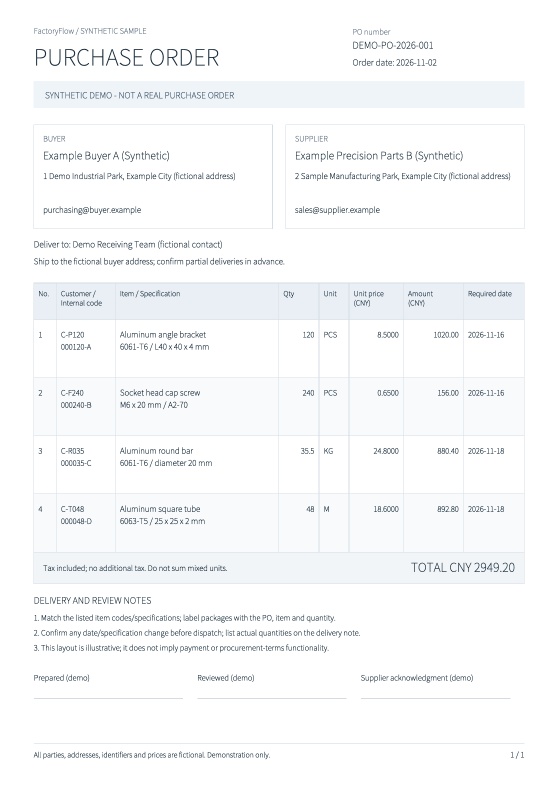
#> input picture samples/purchase-orders/purchase-order-en.png, 1117 x 1579 px (shown at 1/2 size)
$ python -i table_grid.py   (imports and definitions only)
#> lines starting #> are read from the running program, lines starting #| are printed output that depends on the picture
#> further down, picture is the input picture: PIL image 1117x1579 RGB; mean R, G, B 247.8, 248.9, 249.8
"""Conservative axis-aligned raster table geometry; no OCR rewriting."""

from PIL import Image

_MAX_SIDE = 1024
_MAX_SEGMENTS = 2048


def _segments(pixels, width, height, vertical):
    outer, inner = (width, height) if vertical else (height, width)
    minimum = max(32, inner // 40 if vertical else inner // 10)
    segments = []
    for position in range(outer):
        start = None
        for offset in range(inner + 1):
            dark = (
                offset < inner
                and pixels[offset * width + position if vertical else position * width + offset]
                < 245
            )
            if dark and start is None:
                start = offset
            elif not dark and start is not None:
                if offset - start >= minimum:
                    segments.append((position, start, offset - 1))
                    if len(segments) > _MAX_SEGMENTS:
                        return None
                start = None
    # Adjacent scan lines of the same stroke are one edge, not narrow cells.
    groups = []
    for position, start, end in segments:
        group = next(
            (
                g
                for g in reversed(groups)
                if 0 <= position - g[-1][0] <= 2
                and abs(start - g[0][1]) <= 2
                and abs(end - g[0][2]) <= 2
            ),
            None,
        )
        if group is None:
            groups.append([(position, start, end)])
        else:
            group.append((position, start, end))
    return [
        (sum(s[0] for s in group) / len(group), min(s[1] for s in group), max(s[2] for s in group))
        for group in groups
    ]


def detect_table_grids(image):
    """Return x_edges/y_edges in original pixel coordinates, or [] if uncertain.

    Repeated column boundaries establish rows with physical horizontal borders.
    Missing interior lines are marked incomplete for domain-level row checks,
    including bounded trailing bands that could be merchandise or summary.
    A missing header top border
    is accepted only from aligned observed interior-line starts. Original-image
    conversion is capped at 20M pixels; scanning visits at most 2 * 1024**2 pixels.
    """
    width, height = image.size
#> width = 1117; height = 1579
    if width < 64 or height < 64 or width * height > 20_000_000:
        return []
    scale = min(1, _MAX_SIDE / max(width, height))
#> scale = 0.649
    size = (max(1, round(width * scale)), max(1, round(height * scale)))
#> size = (724, 1024)
    # Classify before resizing: keep thin dark/gray rules but exclude pale cell fill.
    gray = (
        image.convert("L")
        .point(lambda value: 0 if value < 200 else 255)
        .resize(size, Image.Resampling.BILINEAR)
    )
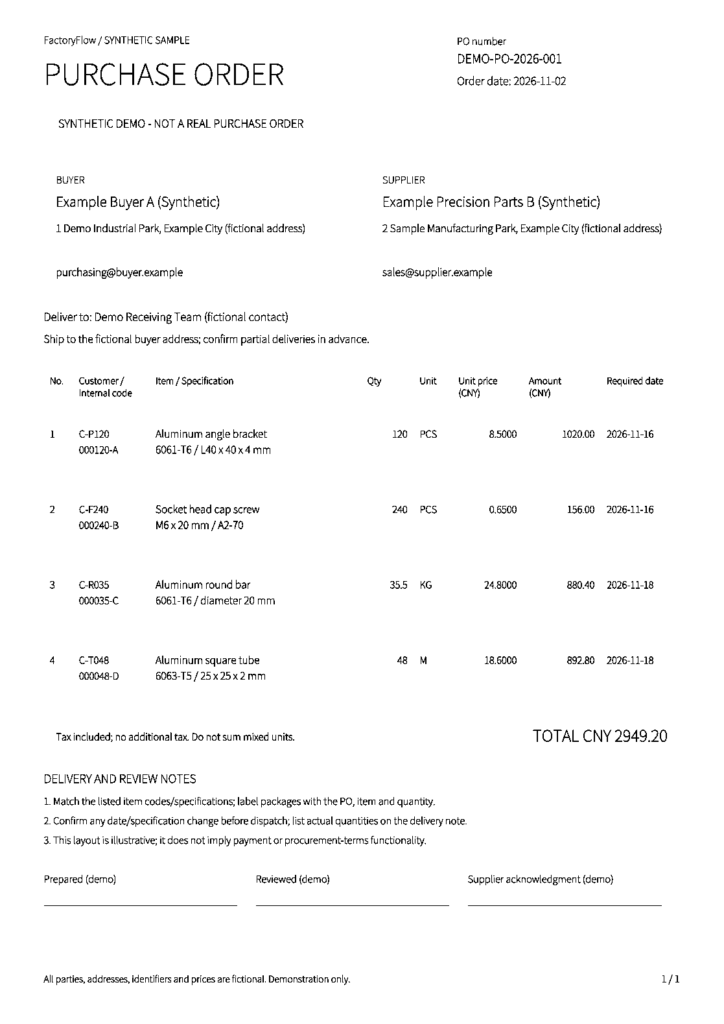
#> gray: PIL image 724x1024 L; min 0, max 255, mean 248.8
    pixels = gray.tobytes()
    horizontal = _segments(pixels, *size, False)
#> horizontal = [(905.5, 44, 237), (905.5, 255, 449), (905.5, 467, 661)]
    vertical = _segments(pixels, *size, True)
#> vertical = []
    if horizontal is None or vertical is None:
        return []
    groups = []
    for segment in horizontal:
        group = next(
            (
                g
                for g in groups
                if abs(g[0][1] - segment[1]) <= 2 and abs(g[0][2] - segment[2]) <= 2
            ),
            None,
        )
        if group is None:
            groups.append([segment])
        else:
            group.append(segment)
#> this loop made 3 passes
#> after the loop, groups = [[(905.5, 44, 237)], [(905.5, 255, 449)], [(905.5, 467, 661)]]
    grids = []
    for group in groups:
        ys = sorted(s[0] for s in group)
        if not 2 <= len(ys) <= 201:
            continue
        left, right = group[0][1:]
        borders = [
            s
            for s in vertical
            if left - 2 <= s[0] <= right + 2 and s[2] >= ys[0] and s[1] <= ys[-1]
        ]
        starts = [
            s[1]
            for s in borders
            if left + 2 < s[0] < right - 2 and s[1] < ys[0] - 8 and s[2] >= ys[0]
        ]
        open_header = bool(starts and max(starts) - min(starts) <= 2)
        if open_header:
            ys.insert(0, sum(starts) / len(starts))
        patterns = []
        for index, (top, bottom) in enumerate(zip(ys, ys[1:], strict=False)):
            active = [s for s in borders if s[1] <= top + 2 and s[2] >= bottom - 2]
            inner = sorted({s[0] for s in active if left + 2 < s[0] < right - 2})
            partial = any(
                left + 2 < s[0] < right - 2
                and s[1] < bottom - 2
                and s[2] > top + 2
                and (s[1] > top + 2 or s[2] < bottom - 2)
                for s in borders
            )
            broken_horizontal = any(
                top + 2 < s[0] < bottom - 2
                and s[2] > left
                and s[1] < right
                and (abs(s[1] - left) > 2 or abs(s[2] - right) > 2)
                for s in horizontal
            )
            outer = all(any(abs(s[0] - edge) <= 2 for s in active) for edge in (left, right))
            if (
                bottom - top < 8
                or partial
                or broken_horizontal
                or not (outer or (open_header and index == 0))
            ):
                patterns.append(None)
            elif inner:
                patterns.append([left, *inner, right])
            else:
                patterns.append([])
        # A row with all internal rules absent can inherit only identical,
        # directly observed column patterns on both sides of that gap.
        observed_patterns = list(patterns)
        for index, pattern in enumerate(patterns):
            if pattern != []:
                continue
            before = next((p for p in reversed(patterns[:index]) if p != []), None)
            after = next((p for p in patterns[index + 1 :] if p != []), None)
            if before and before == after:
                patterns[index] = before
        index = 0
        while index < len(patterns):
            pattern = patterns[index]
            end = index + 1
            while pattern and end < len(patterns) and patterns[end] in (pattern, []):
                end += 1
            if (
                pattern
                and end - index >= 2
                and len(pattern) <= 33
                and min(b - a for a, b in zip(pattern, pattern[1:], strict=False)) >= 8
            ):
                grids.append(
                    {
                        "x_edges": [round(x * width / size[0], 3) for x in pattern],
                        "y_edges": [round(y * height / size[1], 3) for y in ys[index : end + 1]],
                        "row_complete": [p == pattern for p in observed_patterns[index:end]],
                    }
                )
                if len(grids) == 8:
                    return grids
            index = end
#> this loop made 3 passes
#> after the loop, grids = []
    return grids

>>> from PIL import Image
>>> picture = Image.open('../../../../../../../samples/purchase-orders/purchase-order-en.png')
>>> result = detect_table_grids(picture)
#> result = []

$ run again, on samples/purchase-orders/purchase-order-zh.png
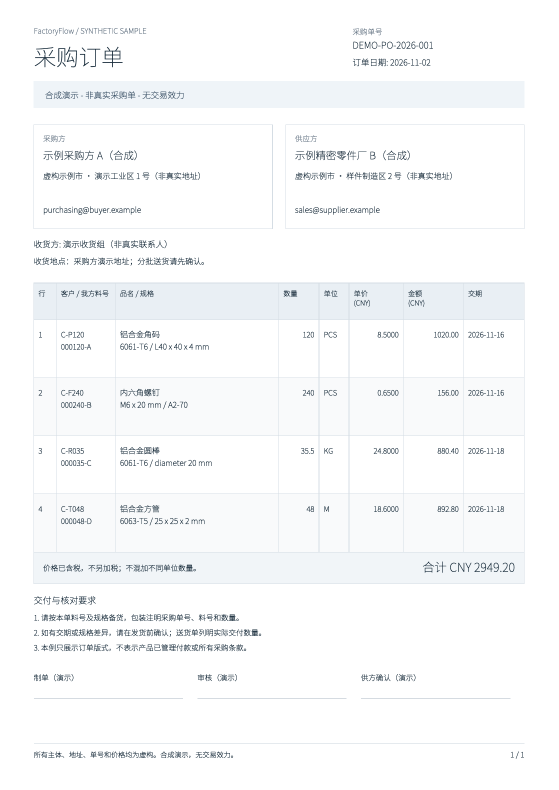
#> input picture samples/purchase-orders/purchase-order-zh.png, 1117 x 1579 px (shown at 1/2 size)
#> picture is the input picture: PIL image 1117x1579 RGB; mean R, G, B 248.1, 249.2, 250.1
#> in detect_table_grids, `gray = ( image.convert("L") .point(lambda value: 0 if value < 200 else..`:
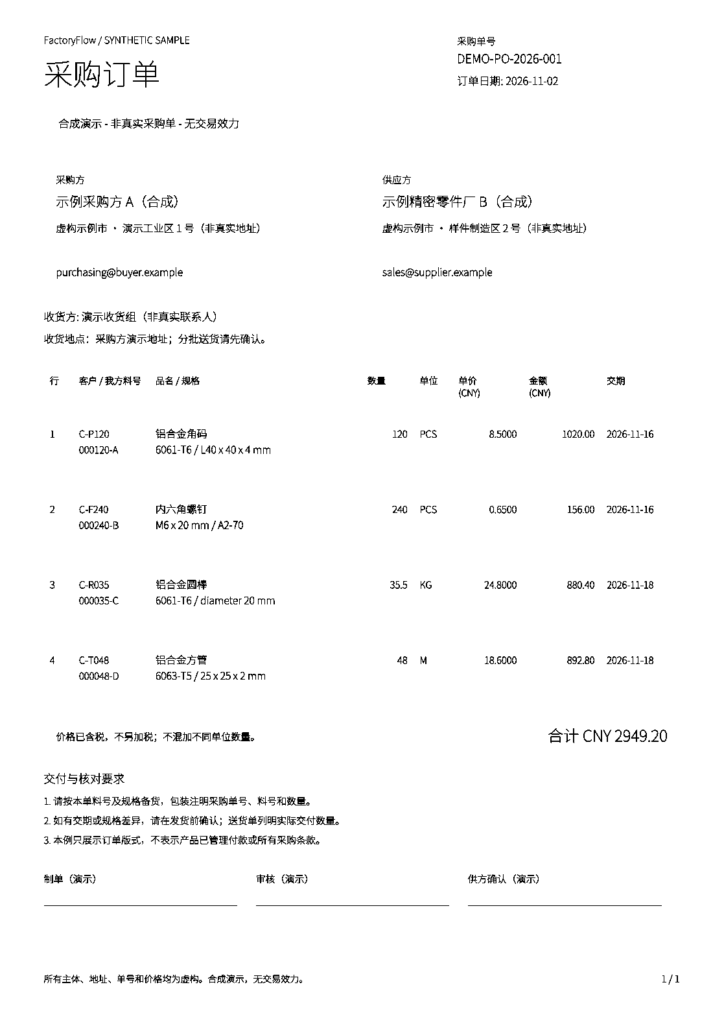
#> gray: PIL image 724x1024 L; min 0, max 255, mean 249.3
#> horizontal = [(905.5, 44, 237), (905.5, 255, 449), (905.5, 467, 661)]
#> vertical = []
#> the loop in detect_table_grids, `for segment in horizontal:` made 3 passes
#> after the loop in detect_table_grids, `for segment in horizontal:`: groups = [[(905.5, 44, 237)], [(905.5, 255, 449)], [(905.5, 467, 661)]]
#> the loop in detect_table_grids, `for group in groups:` made 3 passes
#> after the loop in detect_table_grids, `for group in groups:`: grids = []
